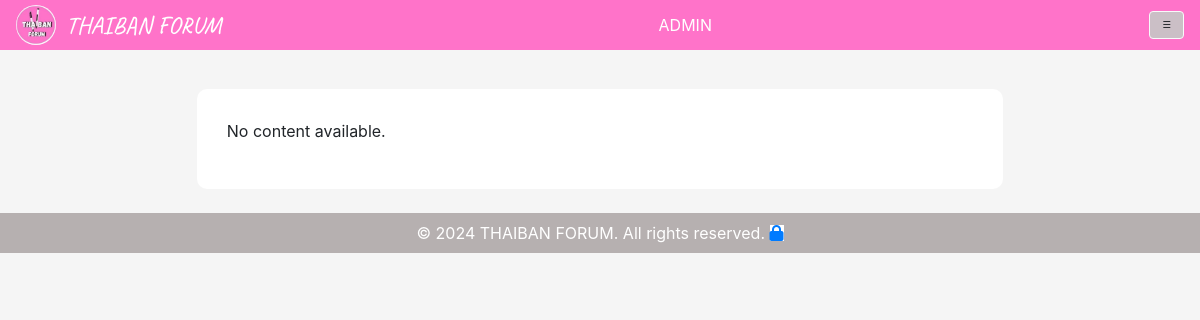
The page /functions/content3/ (signed in) on the database as committed earlier.
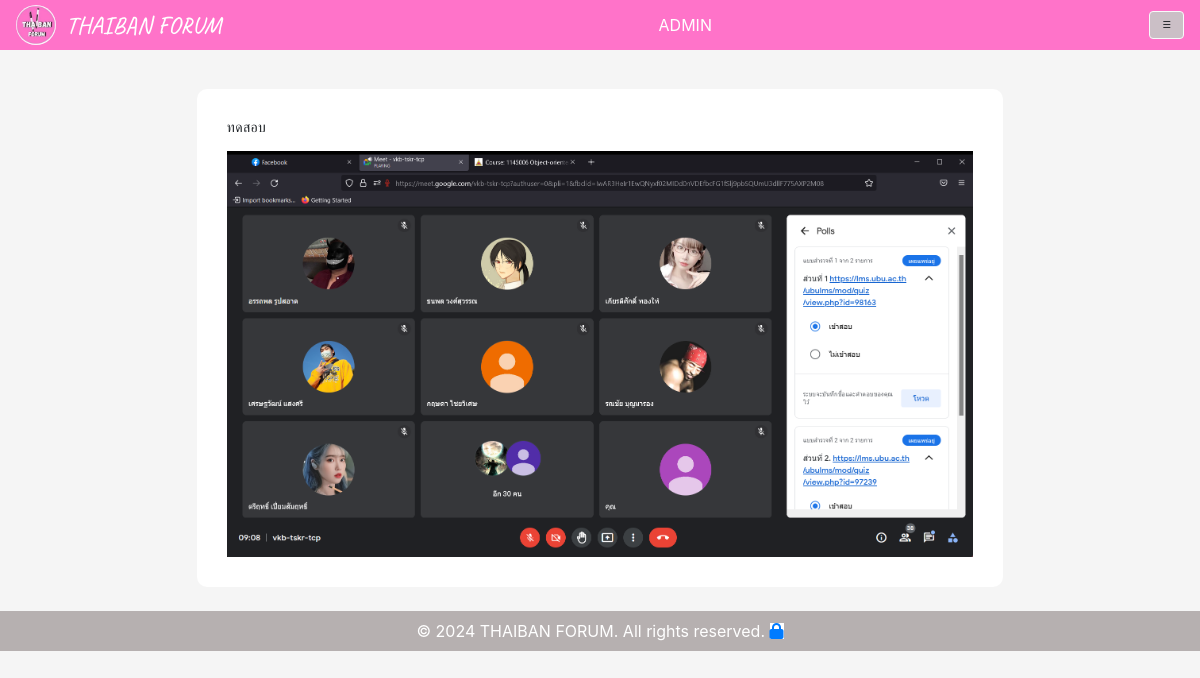
The same page on the database as committed later.
### functions/models.py (models this page shows, shortened)
class Content(models.Model):
    TYPE_CHOICES = [
        ('SOC', 'สังคมไทบ้าน'),
        ('ECO', 'เศรษฐกิจไทยบ้าน'),
        ('POL', 'การเมืองไทยบ้าน'),
        ('CUL', 'วัฒนธรรมไทบ้าน'),
        ('REV', 'ไทบ้านรีวิว'),
    ]
    title = models.CharField(max_length=255, verbose_name="พาดหัว", null=True, blank=True)
    author = models.CharField(max_length=100, verbose_name="คนเขียน", null=True, blank=True)
    date = models.DateField(verbose_name="วันที่", null=True, blank=True)
    content = models.TextField(verbose_name="เนื้อหา", null=True, blank=True)
    image = models.ImageField(upload_to='images/', verbose_name="ภาพประกอบ", null=True, blank=True)
    image1 = models.ImageField(upload_to='images/', verbose_name="ภาพประกอบ", null=True, blank=True)
    image2 = models.ImageField(upload_to='images/', verbose_name="ภาพประกอบ", null=True, blank=True)
    caption = models.CharField(max_length=255, blank=True, null=True, verbose_name="แคปชั่น")
    youtube_url = models.URLField(max_length=500, blank=True, null=True, verbose_name="ลิงก์ YouTube")
    type = models.CharField(max_length=3, choices=TYPE_CHOICES, verbose_name="ประเภท")

### functions/views.py (the view)
# urls.py: path('content3/', views.content3, name='content3'),
def content3(request):
    all_contents = Content.objects.filter(type='POL')  # กรองเฉพาะเนื้อหาประเภท 'POL'
    return render(request, 'content3.html', {'contents': all_contents})

### index/templates/content3.html (shortened to what this page needs)
{% extends "components/base.html" %}
{% block content %}
<body class="fullPage">
    <div class="pageAll">
        {% if contents %}
        {% for content in contents reversed %}
        <div class="content-item">
            {% if content.title %}
            <h2 class="text">{{ content.title }}</h2>
            {% endif %}
            {% if content.image %}
            <img src="{{ content.image.url }}" alt="Image" class="image">
            {% endif %}
        </div>
        {% endfor %}
        {% else %}
        <p>No content available.</p>
        {% endif %}
    </div>
</body>
{% endblock %}

Rows that differ between the two databases and show on the page:
added Content: title "ทดสอบ"
added Content: image (picture)
Other text that changed with them:
text no longer shown: "No content available."
